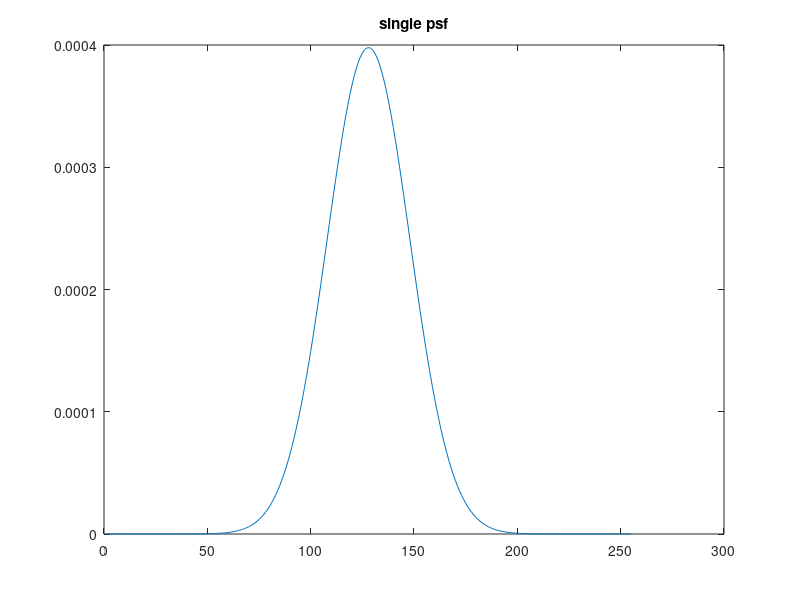
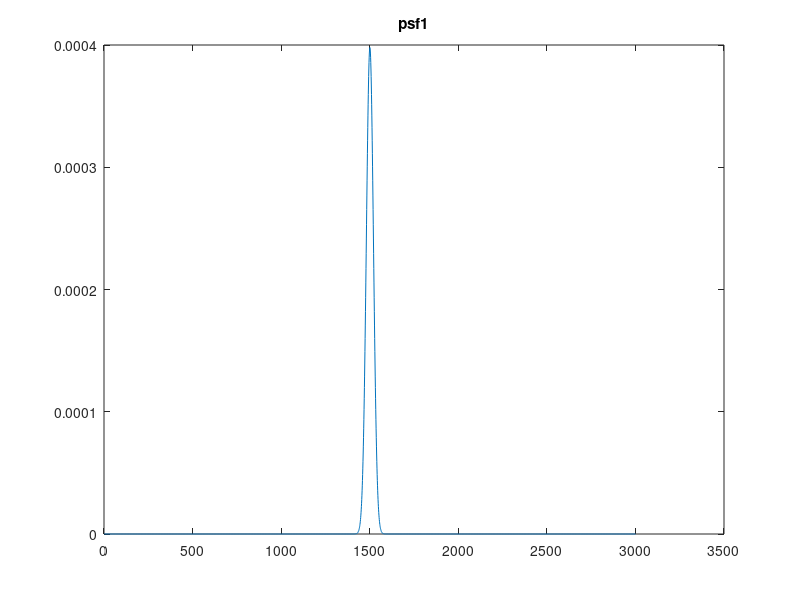
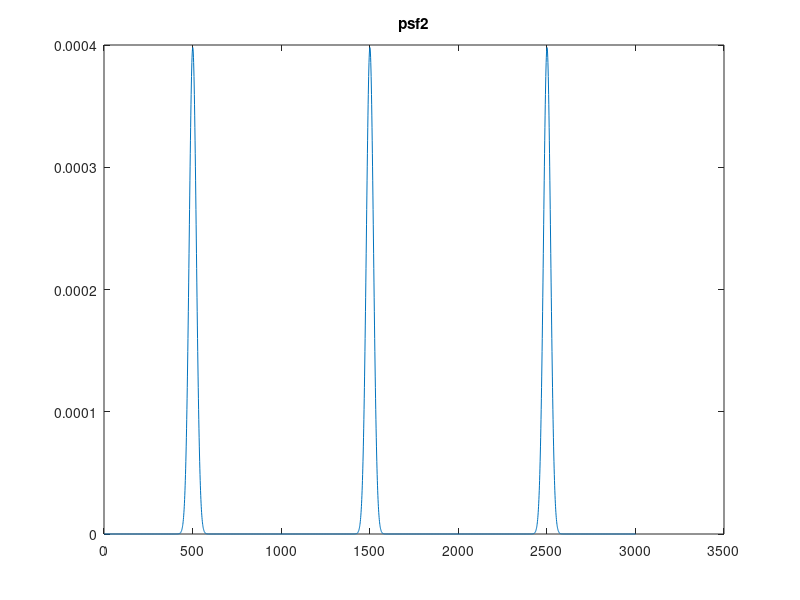

Here is the MATLAB script that generated these plots, in order: (Note: this script raises an error after producing the figures.)
%% script on mla psf analysis when the pixels downsample the psf
F = @(x) fftshift(fft(ifftshift(x)));
Ft = @(x) fftshift(ifft(ifftshift(x)));
psf_single = fspecial('gaussian',255,20);
psf_single = psf_single(:,128);
figure,plot(psf_single),title('single psf');
psf1 = zeros(3001,1);
psf1(1501-127:1501+127) = psf_single;
psf2 = zeros(3001,1);
psf2(501-127:501+127) = psf_single;
psf2(1501-127:1501+127) = psf_single;
psf2(2501-127:2501+127) = psf_single;
figure,plot(psf1),title('psf1');
figure,plot(psf2),title('psf2');
psf1_ds = binning_1d(psf1,32);
psf2_ds = binning_1d(psf2,32);
psf1_ds = psf1_ds./max(psf1_ds);
psf2_ds = psf2_ds./max(psf2_ds);
figure,plot(psf1_ds),title('psf1 downsampled');
figure,plot(psf2_ds),title('psf2 downsampled');
tf1 = abs(F(psf1_ds));
tf2 = abs(F(psf2_ds));
figure,plot(tf1),title('tf1');
figure,plot(tf2),title('tf2');




